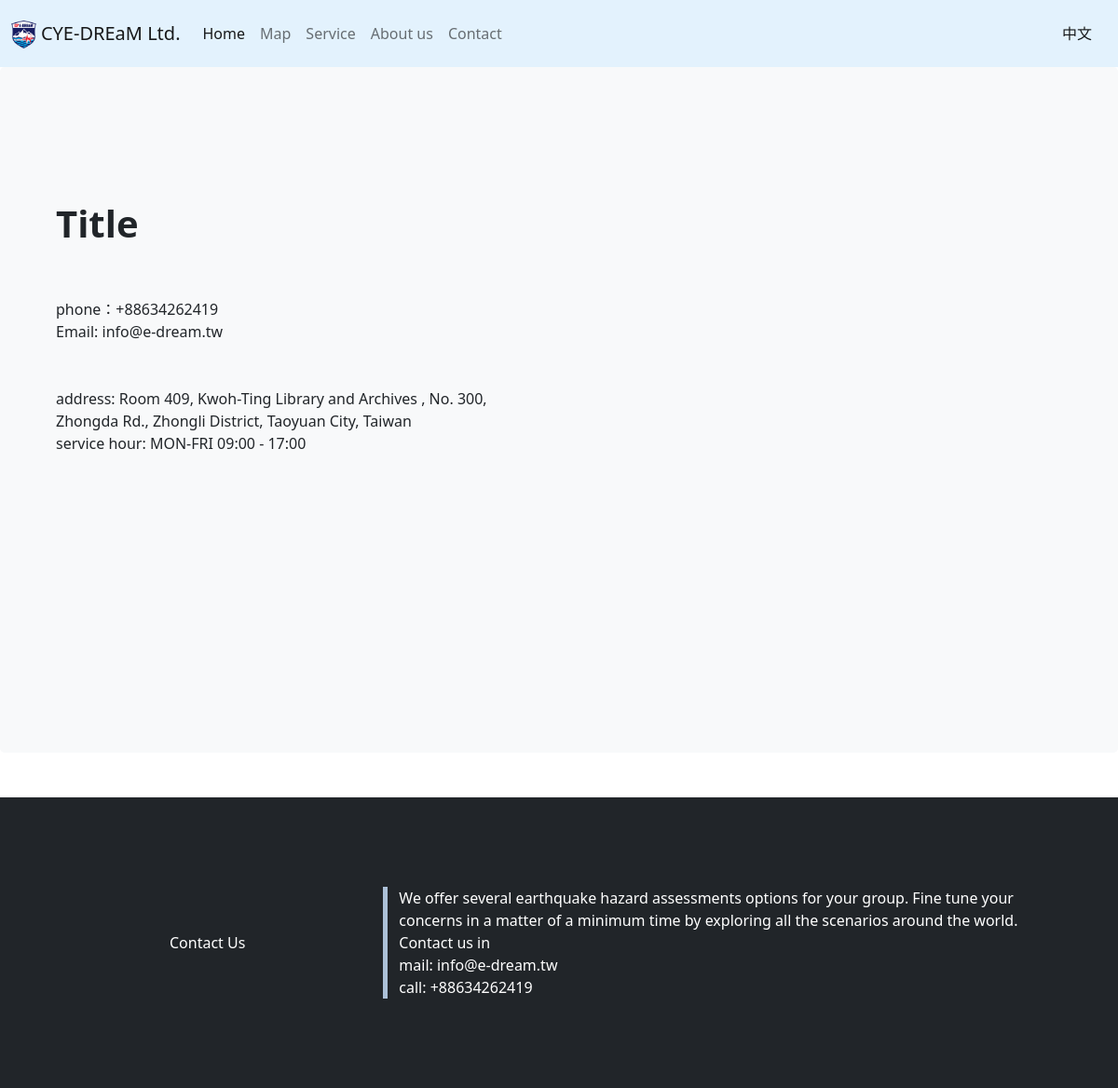
/Contact/en, run on the app's committed database.
### contact/models.py (models this page shows, shortened)
class Contact(models.Model):
    name = models.CharField('公司名稱', max_length=20)
    logo= models.ImageField("公司logo",storage=OverwriteStorage(),upload_to='',blank=True)
    title = models.CharField('標題', max_length=20)
    phone=models.CharField("電話:", max_length=30,blank=True)
    email=models.CharField('E-mail', max_length=60,blank=True)
    address=models.TextField('地址', max_length=100,blank=True)
    office_hour=models.CharField('辦公時間', max_length=60,blank=True)
    bottom_title=models.CharField('底部標題', max_length=20,blank=True)
    bottom_content=models.TextField('底部內容', max_length=300,blank=True)
    bottom_email=models.CharField('底部email', max_length=100,blank=True)
    bottom_phone=models.CharField('底部連絡電話', max_length=50,blank=True)

class Contact_EN(models.Model):
    name = models.CharField('公司名稱', max_length=50)
    title = models.CharField('標題', max_length=50)
    phone=models.CharField("電話:", max_length=30,blank=True)
    email=models.CharField('E-mail', max_length=60,blank=True)
    address=models.TextField('地址', max_length=200,blank=True)
    office_hour=models.CharField('辦公時間', max_length=60,blank=True)
    bottom_title=models.CharField('底部標題', max_length=50,blank=True)
    bottom_content=models.TextField('底部內容', max_length=400,blank=True)
    bottom_email=models.CharField('底部email', max_length=100,blank=True)
    bottom_phone=models.CharField('底部連絡電話', max_length=50,blank=True)

### contact/views.py (the view)
# urls.py: path("en",showContact_EN)
def showContact_EN(request):
    content=Contact_EN.objects.all()
    contact_img=Contact.objects.all()
    return render(request,"contact_EN.html",{"contact_content_EN":content,"contact_content":contact_img})

### templates/contact_EN.html (shortened to what this page needs)
{% load static %}
<!DOCTYPE html>
<html lang="en">
{% for Content_EN in contact_content_EN %}
{% for Content in contact_content %}
<head>
    <link href="https://cdn.jsdelivr.net/npm/bootstrap@5.0.2/dist/css/bootstrap.min.css" rel="stylesheet"
>
    <link rel="stylesheet" href="{% static 'css/Contact.css' %}">
</head>
<body>
    <nav class="navbar navbar-expand-lg navbar-light" style='background-color: #e3f2fd;'>
        <div class="container-xxl">
            <a class="navbar-brand" href="../en">
                <img src="../static/assets/{{ Content.logo }}" alt="" height="30"
                    class="d-inline-block align-text-top">
                    {{Content_EN.name}}</a>
            <div class="collapse navbar-collapse" id="navbarSupportedContent">
                <ul class="navbar-nav me-auto mb-2 mb-lg-0">
                    <li class="nav-item">
                        <a class="nav-link active" aria-current="page" href="../en">Home</a>
                    </li>
                    <li class="nav-item">
                        <a class="nav-link" href="../MapPage/en">Map</a>
                    </li>
                    <li class="nav-item">
                        <a class="nav-link" href="../Service/en">Service</a>
                    </li>
                    <li class="nav-item">
                        <a class="nav-link" href="../AboutUs/en">About us</a>
                    </li>
                    <li class="nav-item">
                        <a class="nav-link" href="">Contact</a>
                    </li>
                </ul>
                <span class="navbar-text">
                    <a class="nav-link" href="../Contact">中文</a>
                </span>
            </div>
        </div>
    </nav>
    <div class="p-5 mb-4 bg-light rounded-3">
        <div class="container mt-5">
            <br>
            <br>
            <div class="row">
                <div class="col-12 col-md-6">
                    <h1 class="display-8 fw-bold">{{Content_EN.title}}</h1>
                    <br>
                    <br>
                    <span class="navbar-text">
                        phone：{{Content_EN.phone}}<br>
                        Email: {{Content_EN.email}}
                        <br>
                        <br>
                        <br>
                        address: {{Content_EN.address}}
                        <br>
                        service hour: {{Content_EN.office_hour}}
                    </span>
                </div>
                <div class="col-12 col-md-6 mt-5">
                    <div id="map" style="height:400px"></div>
                </div>
            </div>
            <br>
            <br>
            <br>
            <br>
        </div>
    </div>
    <footer class="bd-footer py-4 py-md-5 mt-5 bg-dark">
        <div class="container py-4 py-md-5 px-4 px-md-3">
            <div class="row align-items-center">
                <div class="text-center col-4 col-md-4" style="color:white">{{ Content_EN.bottom_title }}</div>
                <div class="text-left col-8 col-md-8" id="Contact" style="color:white">
                    {{ Content_EN.bottom_content }}<br>
                    mail: {{ Content_EN.bottom_email }}<br>
                    call: {{ Content_EN.phone }}
                </div>
            </div>
        </div>
    </footer>
</body>
{% endfor %}
{% endfor %}
</html>

### statics/css/Contact.css (style rules this page uses)
#map { height: 1000px; width: 100%; position: relative; }
.row #Contact { border-left: solid #ACC0D8 5px; }

### data on the page
Contact_EN: name "CYE-DREaM Ltd.", title "Title", phone "+88634262419", email "info@e-dream.tw", address "Room 409, Kwoh-Ting Library and Archives , No. 300, Zhongda Rd., Zhongli District, Taoyuan City, Taiwan", office_hour "MON-FRI 09:00 - 17:00", bottom_title "Contact Us", bottom_content "We offer several earthquake hazard assessments options for your group. Fine tune your concerns in a matter of a minimum time by exploring all the scenarios around the world. Contact us in", bottom_email "info@e-dream.tw"
Contact: logo (picture)
